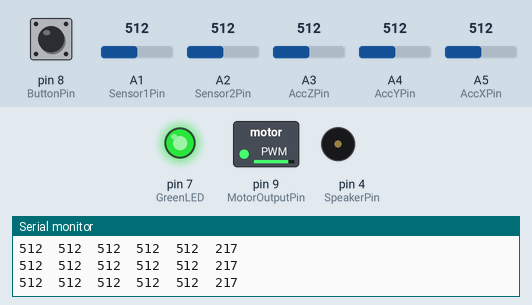
Recording of a sketch running on a simulated Arduino Uno, built with avr-gcc and run on an emulated ATmega328P. Shown: switched loads named in the sketch (green lamp = pin HIGH), output pins drawn as LEDs (lit = HIGH), buzzer (waves = sounding), the last lines printed to the serial monitor. Inputs (shaded band) come from the test bench; at power-on: A1 (Sensor1Pin) = 512, pin 8 (ButtonPin) HIGH, A2 (Sensor2Pin) = 512, A3 (AccZPin) = 512, A4 (AccYPin) = 512, A5 (AccXPin) = 512.

Above: at 1.7 s.
1.8 s: A1 (Sensor1Pin) set to 306
At 3.0 s:
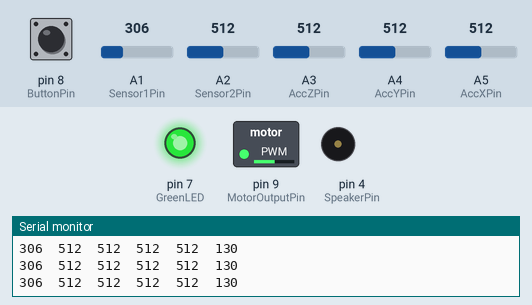
3.3 s: pin 8 (ButtonPin) pulled LOW for 0.15 s
At 3.39 s:
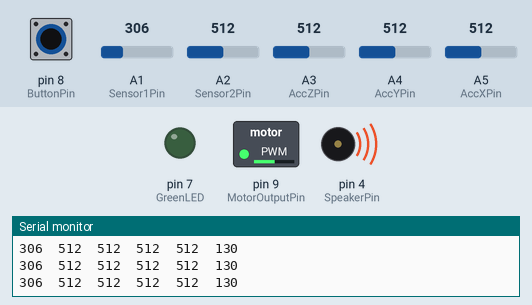
4.9 s: A1 (Sensor1Pin) set to 30
At 6.1 s:
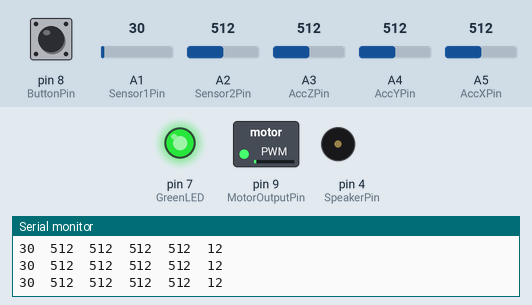
6.4 s: pin 8 (ButtonPin) pulled LOW for 1 s
At 7.0 s:
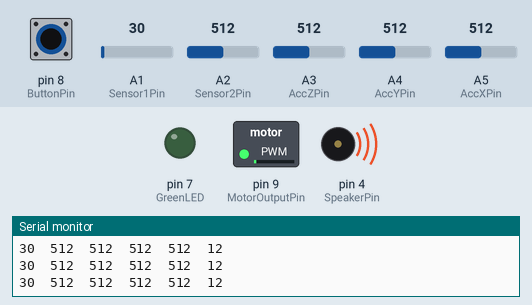
8.9 s: pin 8 (ButtonPin) pulled LOW for 3.2 s
At 12.8 s:
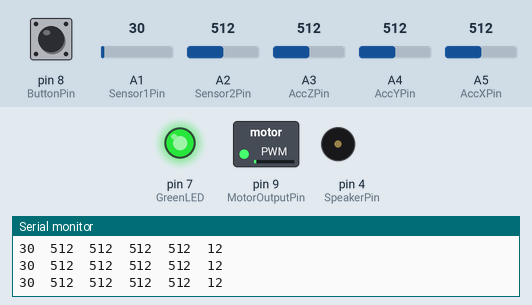
Timing chart, 0 to 14.3 s (numbered marks = the images above; inputs shaded):
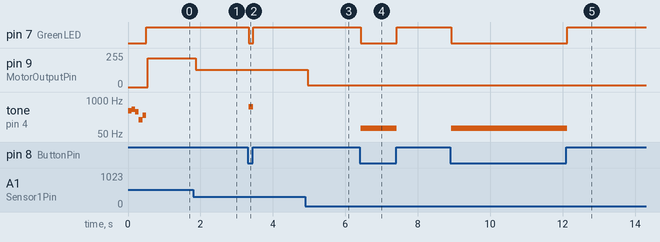

The sketch:

EnactiveTorch1.ino
```cpp
 //global variables
 int Sensor1, Sensor2;
 int AccX, AccY, AccZ;
 int MotorValue = 0;
 int ToneFrequency = 500;

 //pin input and output constants
 const int MotorOutputPin = 9; //digital pin 4 - PWM OUTPUT
 const int SpeakerPin = 4; //digital pin 4 - OUTPUT
 const int ButtonPin = 8; //digital pin 8 - INPUT
 const int GreenLED = 7; //digital pin 7 - OUTPUT
 const int Sensor1Pin = 1; //analog input pin 1 - Long range sensor 20-150cm
 const int Sensor2Pin = 2; //analog input pin 2 - Short range sensor 8-80cm
 const int AccXPin = 5; //analog input pin 5
 const int AccYPin = 4; //analog input pin 4
 const int AccZPin = 3; //analog input pin 3
 /*
 X axis is along the length of the ET
 Y axis across the width
 Z axis from bottom to top
 */

 //a high voltage on the LED pin switches it off
 #define LEDOFF HIGH
 #define LEDON LOW


 void setup()
 {
  Serial.begin(115200);
  //set up the digital inputs and outputs
  pinMode(SpeakerPin, OUTPUT);
  pinMode(ButtonPin, INPUT);
  pinMode(GreenLED, OUTPUT);
  playTone();
 }

 void loop()
 {
   /*
   This code takes data from the long range (20-150cm) sensor only
   and maps it to the motor which has a vibration intensity range of 0-255
   All sensor data including accelerometers is printed over the serial port.
   The sensor reading is also mapped to the speaker if the button is pressed
   (closer = higher pitch) and the LED lights up when the button is pressed.

   The USB programmer will only work when the device is switched OFF
   The arduino Pro-mini can draw power from the USB programmer but if
   the ET is switched ON when the programmer is inserted then there is a conflict
   between the USB programmer and the bluetooth device
   (Both share the same Tx and RX pins on the arduino)
   This means that the sensors are OFF when the device is communicating over USB
   and consequently any sensor data will be garbage.
   The speaker is powered by the arduino so it will work with the programmer attached
   */
   Sensor1 = analogRead(Sensor1Pin);
   // wait 10 milliseconds for the analog-to-digital converter
   // to settle after the last reading:
   delay(10);
   Sensor2 = analogRead(Sensor2Pin);
   delay(10);
   AccX = analogRead(AccXPin);
   delay(10);
   AccY = analogRead(AccYPin);
   delay(10);
   AccZ = analogRead(AccZPin);

   MotorValue = map(Sensor1, 0, 600, 0, 255);
   analogWrite(MotorOutputPin, MotorValue);


   // print the sensor data and accellerometer values:
   Serial.print(Sensor1);
   Serial.print("\t");
   Serial.print(Sensor2);
   Serial.print("\t");
   Serial.print(AccX);
   Serial.print("\t");
   Serial.print(AccY);
   Serial.print("\t");
   Serial.print(AccZ);
   Serial.print("\t");
   Serial.println(MotorValue);

   //Map the sensor reading to the speaker if the button is pressed
   //illuminate the Green LED if the button is pressed
   if(!digitalRead(ButtonPin))
   {
     ToneFrequency = map(Sensor1, 0, 600, 32, 1046);
     tone(SpeakerPin, ToneFrequency);
     digitalWrite(GreenLED, LEDON);
   }
   else
   {
     noTone(SpeakerPin);
     digitalWrite(GreenLED, LEDOFF);
   }
 }

 void playTone()
 {
   //play a quick tune on startup
   digitalWrite(GreenLED, LEDON);
   tone(SpeakerPin, 392); //Start with a tone
   delay(100);
   tone(SpeakerPin, 440); //Up a full tone
   delay(100);
   tone(SpeakerPin, 349); //Down a major third
   delay(100);
   tone(SpeakerPin, 174); //Now drop an octave
   delay(100);
   tone(SpeakerPin, 261); //Up a perfect fifth
   delay(100);
   noTone(SpeakerPin);
   digitalWrite(GreenLED, LEDOFF);
 }
```

Measured:
- after the input at 1.8 s, pin 9 (MotorOutputPin): 217/255 → 130/255 after 0.08 s
- after the input at 3.3 s, pin 7 (GreenLED): HIGH → LOW at once, → HIGH 0.13 s later; tone on pin 4 (SpeakerPin): silent → 549 Hz at once, → silent 0.13 s later
- after the input at 4.9 s, pin 9 (MotorOutputPin): 130/255 → 12/255 after 0.06 s
- after the input at 6.4 s, pin 7 (GreenLED): HIGH → LOW at once, → HIGH 1.0 s later; tone on pin 4 (SpeakerPin): silent → 82 Hz at once, → silent 1.0 s later
- after the input at 8.9 s, pin 7 (GreenLED): HIGH → LOW at once, → HIGH 3.2 s later; tone on pin 4 (SpeakerPin): silent → 82 Hz at once, → silent 3.2 s later
